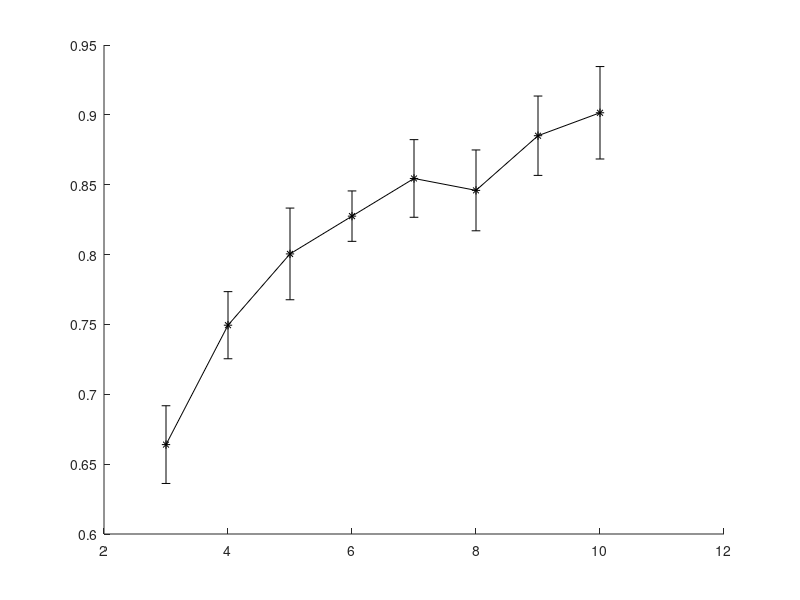

The MATLAB script that drew this image: (Note: this script raises an error after producing the figure.)
load('Local_LR.mat');
MSE_beta = reshape(mean(error_est,2),[numel(r_n),nmethod]);
std_beta = reshape(std(error_est,0,2),[numel(r_n),nmethod]);

figure
hold on 
p1 =  errorbar(r_n, MSE_beta(:,1), 3*std_beta(:,1)/sqrt(iters), 'k-*', 'LineWidth', 1.5, 'MarkerSize',9, 'MarkerFaceColor', 'k');
p2 = errorbar(r_n, MSE_beta(:,2), 3*std_beta(:,2)/sqrt(iters), 'g-^', 'LineWidth', 1.5, 'MarkerSize',9, 'MarkerFaceColor', 'g');
p3 = errorbar(r_n, MSE_beta(:,3), 3*std_beta(:,3)/sqrt(iters), 'b-s', 'LineWidth', 1.5, 'MarkerSize',9, 'MarkerFaceColor', 'b');
p4 = errorbar(r_n, MSE_beta(:,4), 3*std_beta(:,4)/sqrt(iters), 'r-o', 'LineWidth', 1.5, 'MarkerSize',9, 'MarkerFaceColor', 'r');
p5 = errorbar(r_n, MSE_beta(:,5), 3*std_beta(:,5)/sqrt(iters), 'm-+', 'LineWidth', 1.5, 'MarkerSize',9, 'MarkerFaceColor', 'b');
xlabel('r', 'FontSize', 14)
ylabel('Relative Estiamtion error', 'FontSize', 14)
ax=gca;
ax.FontSize = 14;
xlim([min(r_n) max(r_n)])
xticks(r_n)
ylim([0 1.4])
yticks(0:0.2:1.4)
lh = legend([p1 p2 p3 p4 p5], {'naive','oracle','EM','EML','averaging'}, 'location', [0.416 0.7282 0.3661 0.1833]);
lh.NumColumns = 2;
lh.FontSize = 14;
lh.ItemTokenSize = [30 70];  
pos = get(lh,'Position');
legend('boxoff')
grid on
set(gcf, 'Color', 'w');
fig = gcf;
fig.Units               = 'centimeters';
fig.Position(3)         = 8;
fig.Position(4)         = 7;
hold off


